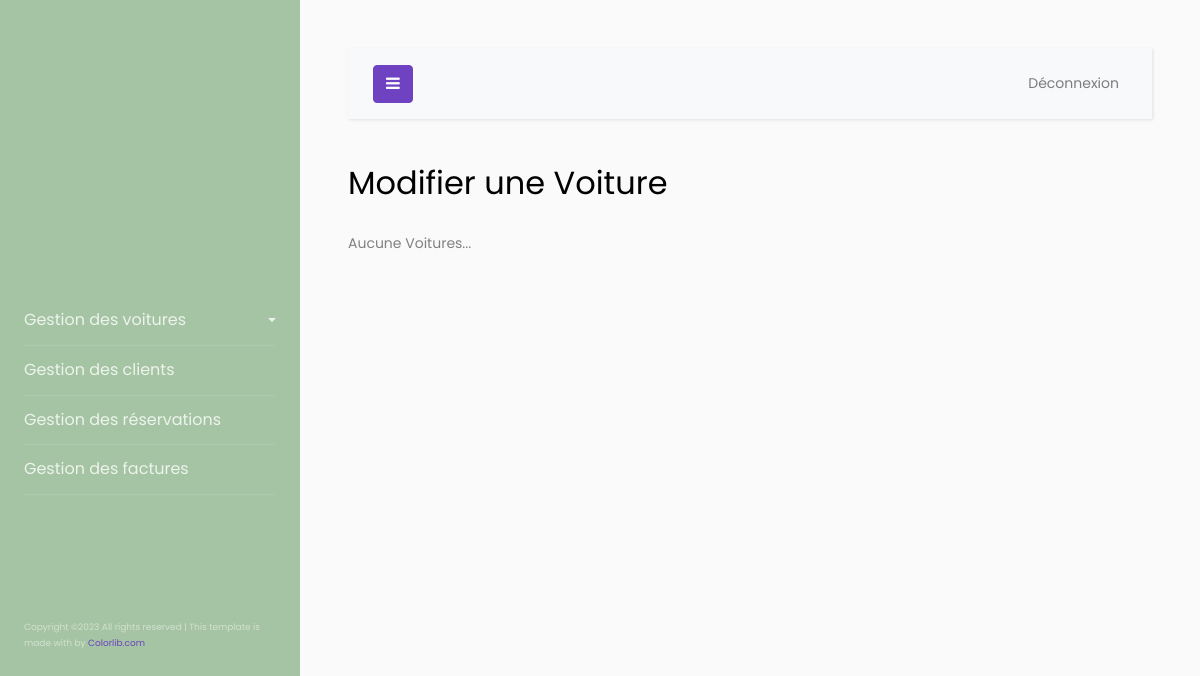
/modifierVoiture.php, run on an earlier commit of the app's database.
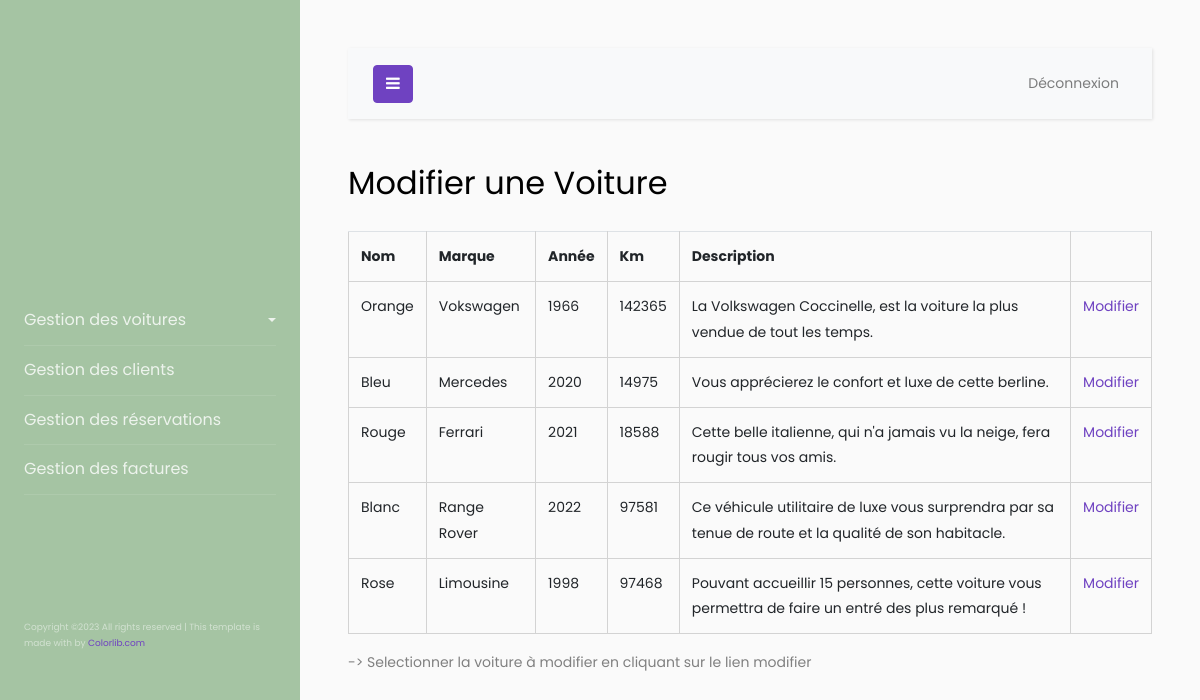
And on a later commit of the database.
### tables this page shows
CREATE TABLE voiture
(
    idVoiture       SMALLINT NOT NULL AUTO_INCREMENT,
    nomVoiture      VARCHAR(30) NOT NULL,
    marque          VARCHAR(25),
    annee           SMALLINT NOT NULL,
    km              INT NOT NULL,
    description_fr  VARCHAR(150),
    description_en  VARCHAR(150),
    PRIMARY KEY (idVoiture)
);

### librairies/fonctions.lib.php (the view, shortened to what this page needs)
<?php
function CompterVoitures($bd){
    $reqCount = $bd->prepare("SELECT COUNT(idVoiture) FROM voiture;");
    $reqCount->execute();
    return $reqCount->fetch()[0];
}
function AfficherModifierVoiture($bd){
    $req = $bd->prepare("SELECT * FROM voiture;");
    $req->execute();
    $voitures = $req->fetchAll();
    print(" <table id='tableModifierVoiture' class='table'>
                <tr>
                    <th>Nom</th>
                    <th>Marque</th>
                    <th>Année</th>
                    <th>Km</th>
                    <th>Description</th>
                    <th></th>
                </tr>");
    foreach($voitures as $voiture){
        print(" <tr>
                    <td>".$voiture['nomVoiture']."</td>
                    <td>".$voiture['marque']."</td>
                    <td>".$voiture['annee']."</td>
                    <td>".$voiture['km']."</td>
                    <td>".$voiture['description_fr']."</td>
                    <td><a href='modifierVoiture.php?action=modifier&no=".$voiture['idVoiture']."'>Modifier</a></td>
                </tr>");
    }
    print(" </table>
            <p id='aide'>-> Selectionner la voiture à modifier en cliquant sur le lien modifier</p>");
}
?>

### modifierVoiture.php (shortened to what this page needs)
<?php
include("librairies/fonctions.lib.php");
$bd = null;
include("inclus/enteteAdmin.inc.php");
?>
    <h2 class="mb-4">Modifier une Voiture</h2>
<?php
if(CompterVoitures($bd) == 0){
    print("Aucune Voitures...");
}
else{
    if(isset($_GET['no']))
        AfficherModifierVoitureSeule($bd, $_GET['no']);
    else
        AfficherModifierVoiture($bd);
}
include("inclus/piedPage.inc.php");
?>

What changed in the data, as far as the page shows it:
added voiture: nomVoiture "Orange", marque "Vokswagen", annee "1966", km "142365", description_fr "La Volkswagen Coccinelle, est la voiture la plus vendue de tout les temps."
added voiture: nomVoiture "Bleu", marque "Mercedes", annee "2020", km "14975", description_fr "Vous apprécierez le confort et luxe de cette berline."
added voiture: nomVoiture "Rouge", marque "Ferrari", annee "2021", km "18588", description_fr "Cette belle italienne, qui n'a jamais vu la neige, fera rougir tous vos amis."
added voiture: nomVoiture "Blanc", marque "Range Rover", annee "2022", km "97581", description_fr "Ce véhicule utilitaire de luxe vous surprendra par sa tenue de route et la qualité de son habitacle."
added voiture: nomVoiture "Rose", marque "Limousine", annee "1998", km "97468", description_fr "Pouvant accueillir 15 personnes, cette voiture vous permettra de faire un entré des plus remarqué !"
Also different on the page:
text no longer shown: "Aucune Voitures..."
text now shown: "Nom Marque Année Km Description -> Selectionner la voiture à modifier en cliquant sur le lien modifier"
